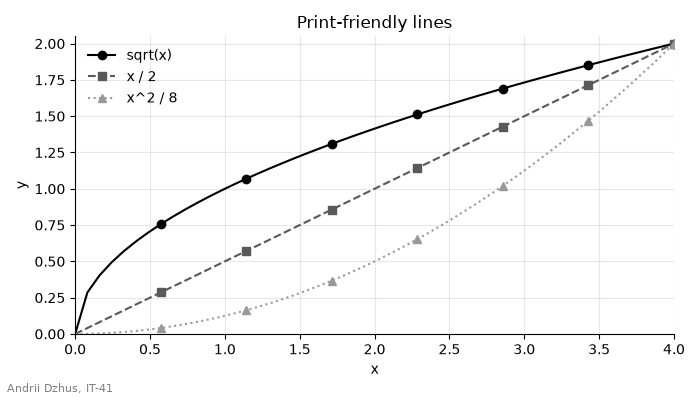

Source code (Python):
import matplotlib.pyplot as plt
import numpy as np
from matplotlib.ticker import StrMethodFormatter

STUDENT_NAME = "Andrii Dzhus"   # ім'я та прізвище транслітерацією
STUDENT_GROUP = "IT-41"   # група

x = np.linspace(0, 4, 50)

# графік для чорно-білого друку: лінії розрізняються стилем, маркером
# і відтінком сірого, а не кольором
lines = [
    ("sqrt(x)", np.sqrt(x), "black", "-", "o"),
    ("x / 2", x / 2, "0.35", "--", "s"),
    ("x^2 / 8", x ** 2 / 8, "0.6", ":", "^"),
]

fig, ax = plt.subplots(figsize=(7, 4))
for label, y, color, style, marker in lines:
    # маркер на кожній 7-й точці, щоб не захаращувати лінію
    ax.plot(x, y, color=color, linestyle=style, marker=marker,
            markevery=(7, 7), label=label)

ax.set_xlim(0, 4)
ax.set_ylim(0, 2.05)
ax.yaxis.set_major_formatter(StrMethodFormatter("{x:.2f}"))
ax.set_title("Print-friendly lines")
ax.set_xlabel("x")
ax.set_ylabel("y")
ax.grid(True, alpha=0.3)
ax.spines[["top", "right"]].set_visible(False)
ax.legend(loc="upper left", frameon=False)

fig.text(0.01, 0.02, f"{STUDENT_NAME}, {STUDENT_GROUP}", fontsize=8, color="gray")
fig.tight_layout(rect=(0, 0.02, 1, 1))

fig.savefig("task_6.png", dpi=100)
plt.show()
